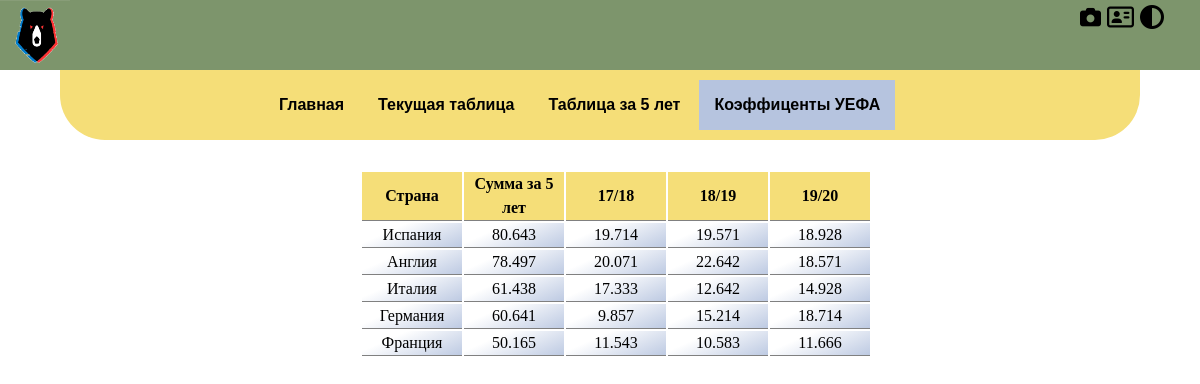
The page /table/kf_uefa on the database its author committed.
### models.py (models this page shows)
class _Model(Model):
	class Meta:
		database = db

class KF_UEFA(_Model):
	class Meta:
		db_table = 'koeffs_UEFA'
	country = CharField(max_length=100, index=True)
	seventeen_eighteen = DoubleField()
	eighteen_nineteen = DoubleField()
	nineteen_twenty = DoubleField()
	total_score = DoubleField()

### view.py (the view)
@app.route('/table/<tb_name>')
def table_page(tb_name='currency_table'):
	TB_NAMES = ('currency_table', 'kf_uefa', 'five_year')
	tb_name = 'currency_table' if tb_name not in TB_NAMES else tb_name
	return controller.ViewTables().call(tb_name)

### controller.py (called while the page is built)
	def call(self, *args, **kwargs):
		print('in call')
		try:
			return self._call(*args, **kwargs)
		except Exception as ex:
			return make_response(str(ex), 500)

	def _call(self, table_name):
		data = self.get_data(table_name)
		return render_template('tables.html', table_name=table_name, data=data)

	def get_data(self, table_name)->tuple:
		data = ()
		if table_name == "currency_table":
			data = tuple(Currency_Table.select().order_by(Currency_Table.score.desc()))
		elif table_name == "kf_uefa":
			data = tuple(KF_UEFA.select().order_by(KF_UEFA.total_score.desc()))
		elif table_name == "five_year":
			data = tuple(Five_Year_Table.select().order_by(Five_Year_Table.total_score.desc()))
		return data

### templates/tables.html (shortened to what this page needs)
{% extends 'base.html'%}
{% block url_style %}{{url_for('static', filename='style/tables.css')}}{% endblock %}
{% block content %}
	{% if table_name == "kf_uefa" %}
	<div id="koeff_uefa">
		<table>
			<tr>
				<th>Страна</th>
				<th>Сумма за 5 лет</th>
				<th>17/18</th>
				<th>18/19</th>
				<th>19/20</th>
			</tr>
			{% for liga in data %}
			<tr>
				<td>{{ liga.country }}</td>
				<td>{{ liga.total_score }}</td>
				<td>{{ liga.seventeen_eighteen }}</td>
				<td>{{ liga.eighteen_nineteen }}</td>
				<td>{{ liga.nineteen_twenty }}</td>
			</tr>
			{% endfor %}
		</table>
	</div>
	{% endif %}
{% endblock %}

### static/style/base.css (style rules this page uses)
* { margin:0; padding:0; }
*, *::before, *::after { box-sizing: border-box; }

### static/style/tables.css (style rules this page uses)
#koeff_uefa { margin-top: 30px; padding-left: 30%; }
#koeff_uefa table th, td { width: 100px; text-align: center; border-bottom:1px solid gray; }
#koeff_uefa table td { background: linear-gradient(336deg, rgba(182,196,223,.9), rgba(0,0,255,0) 70.71%); }
#koeff_uefa table th { background-color: rgba(245,222,120,1) }

### rows shown on the page
KF_UEFA: country "Испания", total_score "80.643", seventeen_eighteen "19.714", eighteen_nineteen "19.571", nineteen_twenty "18.928"
KF_UEFA: country "Англия", total_score "78.497", seventeen_eighteen "20.071", eighteen_nineteen "22.642", nineteen_twenty "18.571"
KF_UEFA: country "Италия", total_score "61.438", seventeen_eighteen "17.333", eighteen_nineteen "12.642", nineteen_twenty "14.928"
KF_UEFA: country "Германия", total_score "60.641", seventeen_eighteen "9.857", eighteen_nineteen "15.214", nineteen_twenty "18.714"
KF_UEFA: country "Франция", total_score "50.165", seventeen_eighteen "11.543", eighteen_nineteen "10.583", nineteen_twenty "11.666"
